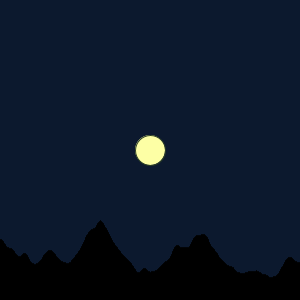
Frame 1 (no input)
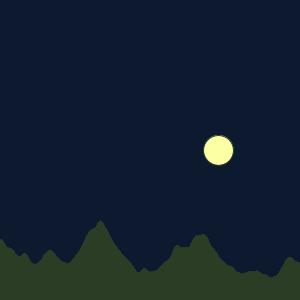
Frame 60 (the mouse pressed at the canvas centre just before this capture)
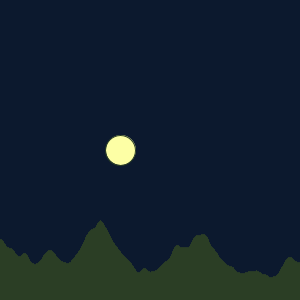
Frame 120 (the mouse held since frame 60 and released just before this capture)

The Processing sketch that drew these frames (run headless with seeded random() and noise(); from frame 60 on, the mouse is pressed at the canvas centre):

// Processing sketch: processing_170234
// ── processing_170234.pde

float moon = 0;
 
void setup() {
  size (300,300);
}
 
void draw() {
  background(12,25,46);
   
  for (float i = 0; i<width; i++) {
    line (i,height-noise(i/50)*100,i,height);
  }
  stroke(43,62,37);
  fill(253,255,165);
  ellipse(width/2 + sin(moon)*70,height/2,30,30);
  moon = moon + 0.03;
}
